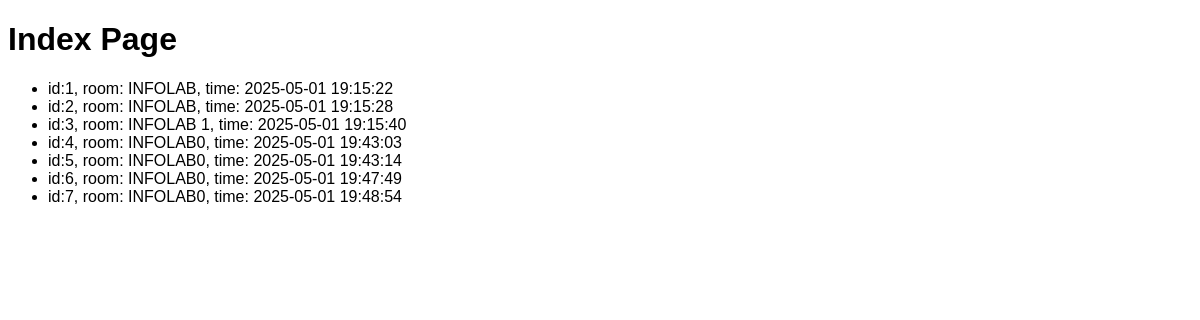
Before: / with the older database file.
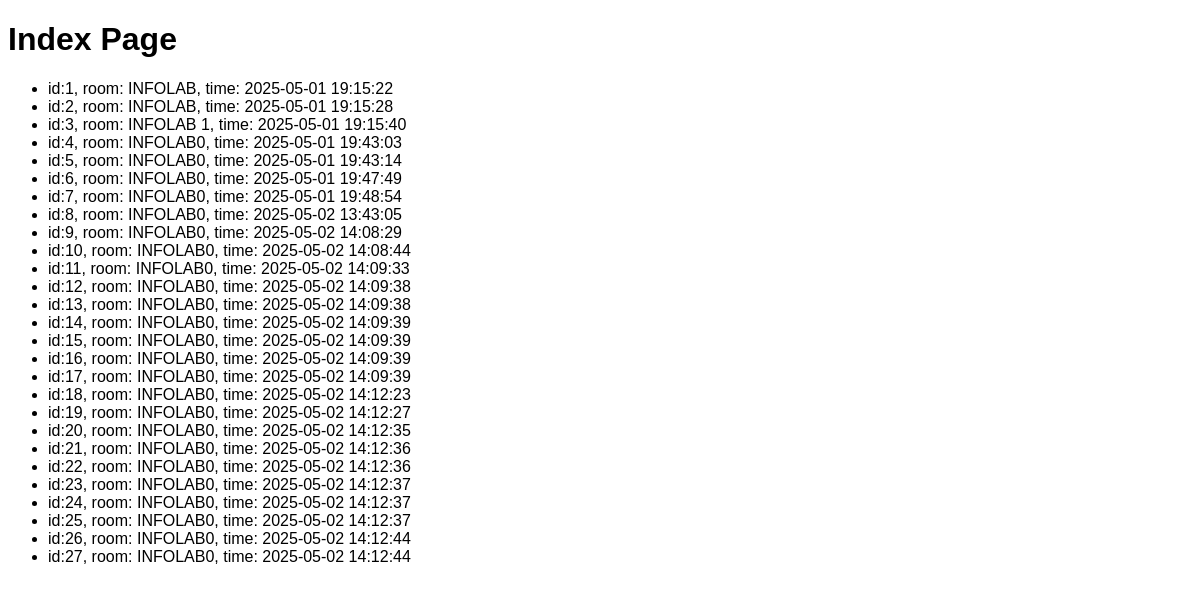
After: the same page with the newer database file.
### models.py (models this page shows)
class BLEDevices(db.Model):
    __tablename__ = 'bledevices' # name of he database table
    id: Mapped[int] = mapped_column(primary_key=True)
    time: Mapped[datetime] = mapped_column(server_default=func.current_timestamp())
    room: Mapped[str]
    count: Mapped[int]
    def __repr__(self):
        return f'id:{self.id}, room: {self.room}, time: {self.time}'

### routes.py (the view)
    @app.route('/')
    def index():
        devices = BLEDevices.query.all()
        print(f"Something connected: {request.headers}")
        return render_template('index.html', queries=devices)

### routes.py (called while the page is built)
def register_routes(app, db):
    @app.route('/')
    def index():
        devices = BLEDevices.query.all()
        print(f"Something connected: {request.headers}")
        return render_template('index.html', queries=devices)
    @app.route('/collect', methods=['POST'])
    def collect():
        data = request.get_json()
        room = data.get('room')
        count = data.get('count')
        if room and isinstance(count, int):
            device = BLEDevices(room=room, count=count)
            db.session.add(device)
            db.session.commit()
            return jsonify({'message': 'Data received and stored successfully'}), 201
        else:
            return jsonify({'error': 'Invalid JSON data.'}), 400

### templates/index.html (shortened to what this page needs)
{% extends 'base.html'%}
{% block body %}
<h1>Index Page</h1>
<ul>
    {% for query in queries %}
    <li>{{query}}</li>
    {% endfor %}
</ul>
{% endblock %}

### templates/base.html (shortened to what this page needs)
<!DOCTYPE html>
<html lang="en">
<head>
    <link rel="stylesheet" type="text/css" href="{{url_for('static', filename='css/main.css')}}">
</head>
<body>
    {% block body %}
    {% endblock %}
</body>
</html>

### static/css/main.css (style rules this page uses)
body { max-width: 80em; font-family: sans-serif; }

Changed rows visible on the page:
added BLEDevices: id+room+time "id:8, room: INFOLAB0, time: 2025-05-02 13:43:05"
added BLEDevices: id+room+time "id:9, room: INFOLAB0, time: 2025-05-02 14:08:29"
added BLEDevices: id+room+time "id:10, room: INFOLAB0, time: 2025-05-02 14:08:44"
added BLEDevices: id+room+time "id:11, room: INFOLAB0, time: 2025-05-02 14:09:33"
added BLEDevices: id+room+time "id:12, room: INFOLAB0, time: 2025-05-02 14:09:38"
added BLEDevices: id+room+time "id:13, room: INFOLAB0, time: 2025-05-02 14:09:38"
added BLEDevices: id+room+time "id:14, room: INFOLAB0, time: 2025-05-02 14:09:39"
added BLEDevices: id+room+time "id:15, room: INFOLAB0, time: 2025-05-02 14:09:39"
added BLEDevices: id+room+time "id:16, room: INFOLAB0, time: 2025-05-02 14:09:39"
added BLEDevices: id+room+time "id:17, room: INFOLAB0, time: 2025-05-02 14:09:39"
added BLEDevices: id+room+time "id:18, room: INFOLAB0, time: 2025-05-02 14:12:23"
added BLEDevices: id+room+time "id:19, room: INFOLAB0, time: 2025-05-02 14:12:27"
added BLEDevices: id+room+time "id:20, room: INFOLAB0, time: 2025-05-02 14:12:35"
added BLEDevices: id+room+time "id:21, room: INFOLAB0, time: 2025-05-02 14:12:36"
added BLEDevices: id+room+time "id:22, room: INFOLAB0, time: 2025-05-02 14:12:36"
added BLEDevices: id+room+time "id:23, room: INFOLAB0, time: 2025-05-02 14:12:37"
added BLEDevices: id+room+time "id:24, room: INFOLAB0, time: 2025-05-02 14:12:37"
added BLEDevices: id+room+time "id:25, room: INFOLAB0, time: 2025-05-02 14:12:37"
added BLEDevices: id+room+time "id:26, room: INFOLAB0, time: 2025-05-02 14:12:44"
added BLEDevices: id+room+time "id:27, room: INFOLAB0, time: 2025-05-02 14:12:44"
